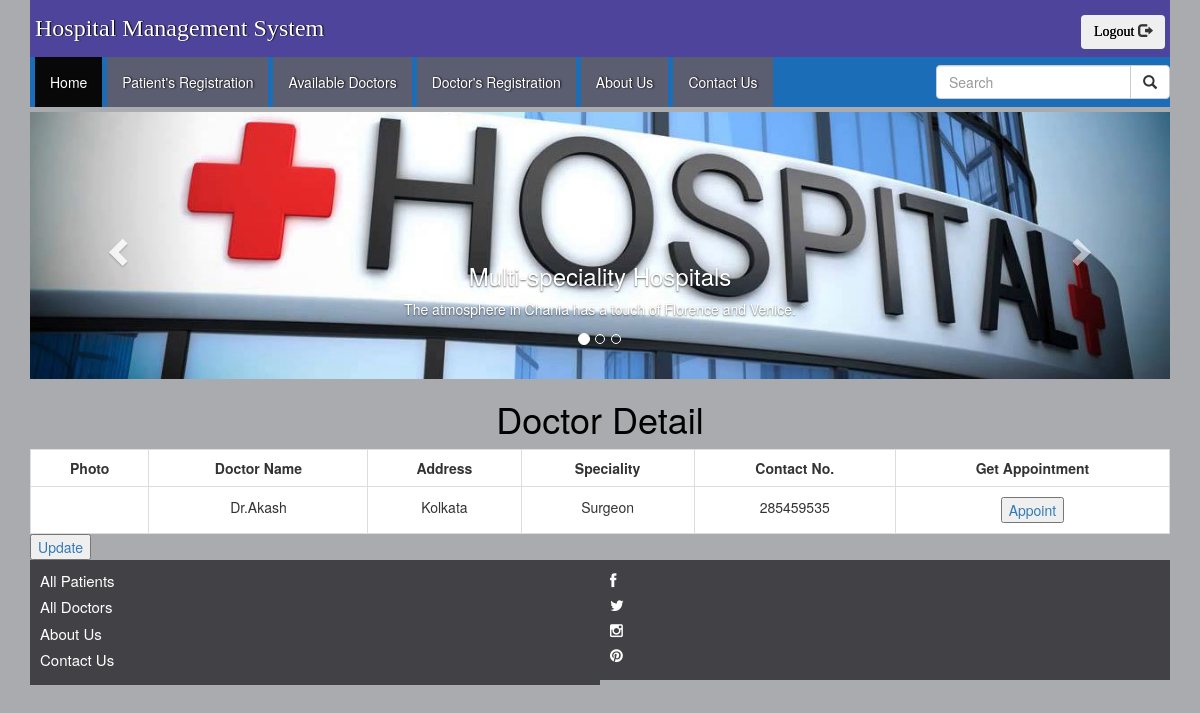
The page /doctors/1/ (signed in) on the database its author committed.
### Doctors/models.py (models this page shows, shortened)
class Doctor(models.Model):
    user = models.ForeignKey(settings.AUTH_USER_MODEL,
                             default=1,
                             on_delete=models.DO_NOTHING,
                             )
    d_name = models.CharField(max_length=50)
    d_address = models.TextField()
    speciality = models.CharField(max_length=50)
    contact_no = models.CharField(max_length=15, default=0)
    timestamp = models.DateTimeField(auto_now_add=True)
    image = models.ImageField(null=True,
                              blank=True
                              )

### Doctors/views.py (the view)
# urls.py: path('<int:inp_id>/', doctors_byId, name="d_byId"),
def doctors_byId(request, inp_id):
    if not request.user.is_authenticated:
        raise Http404("Login required!!")
    doctor = get_object_or_404(Doctor, id=inp_id)
    context = {
        "title": "Details",
        "doctor": doctor
    }
    return render(request, "doctors_byId.html", context)

### templates/doctors_byId.html (shortened to what this page needs)
{% extends 'layout.html' %}
{% load static %}
{% block body %}
<div class="container doctors-table">
	<h1>Doctor Detail</h1>
	<table class="table-bordered table">
		<tr>
			<th>Photo</th>
			<th>Doctor Name</th>
			<th>Address</th>
			<th>Speciality</th>
			<th>Contact No.</th>
			<th>Get Appointment</th>
		</tr>
		<tr>
			<td>
			</td>
			<td>{{ doctor.d_name }}</td>
			<td>{{ doctor.d_address }}</td>
			<td>{{ doctor.speciality }}</td>
			<td>{{ doctor.contact_no}}</td>
			<td><button><a href="#">Appoint</a></button></td>
		</tr>
	</table>
	<button><a href="{% url 'Doctors:d_update' doctor.id %}">Update</a></button>
</div>
{% endblock %}

### Doctors/static/css/style.css (style rules this page uses)
* { margin: 0;box-sizing: border-box }
body { background: #aaabaf }
.doctor-form table tr td,th { padding: 5px }
.doctors-table table { background: #fff;margin: auto; }
.doctors-table h1 { text-align: center;color: #000 }
.doctors-table table tr td,th { text-align: center;padding: 10px }

### rows shown on the page
Doctor: d_name "Dr.Akash", d_address "Kolkata", speciality "Surgeon", contact_no "285459535"
